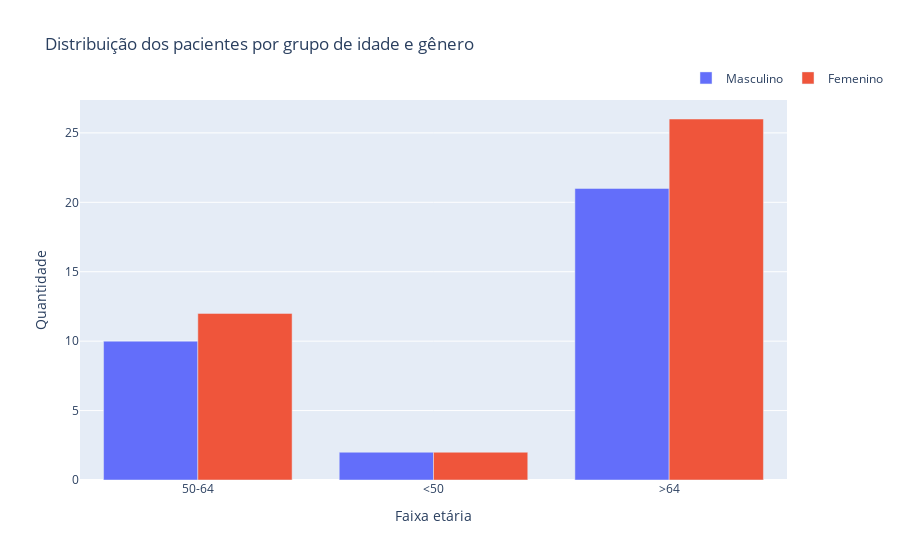
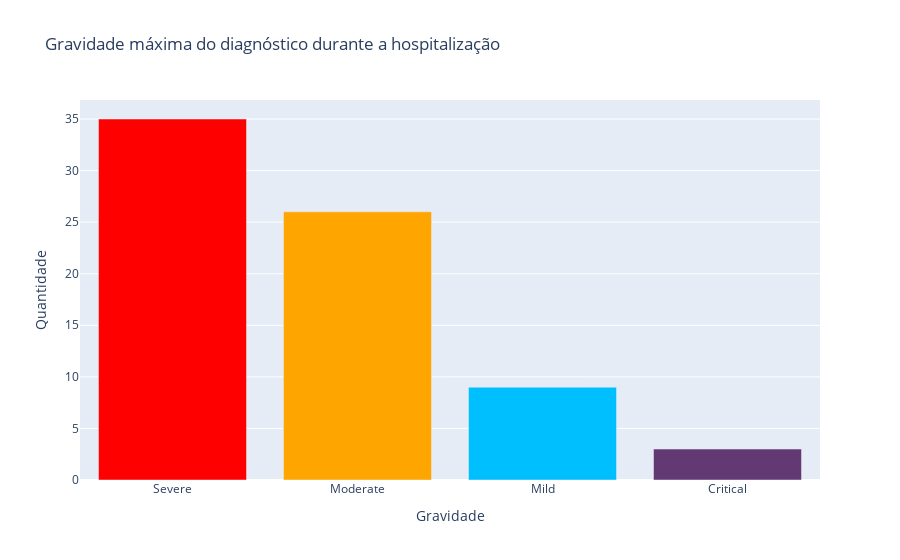
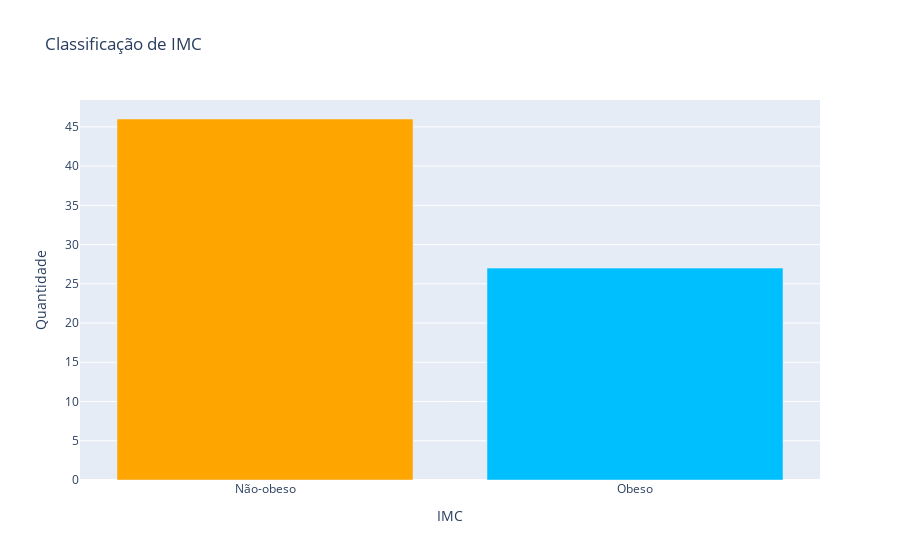
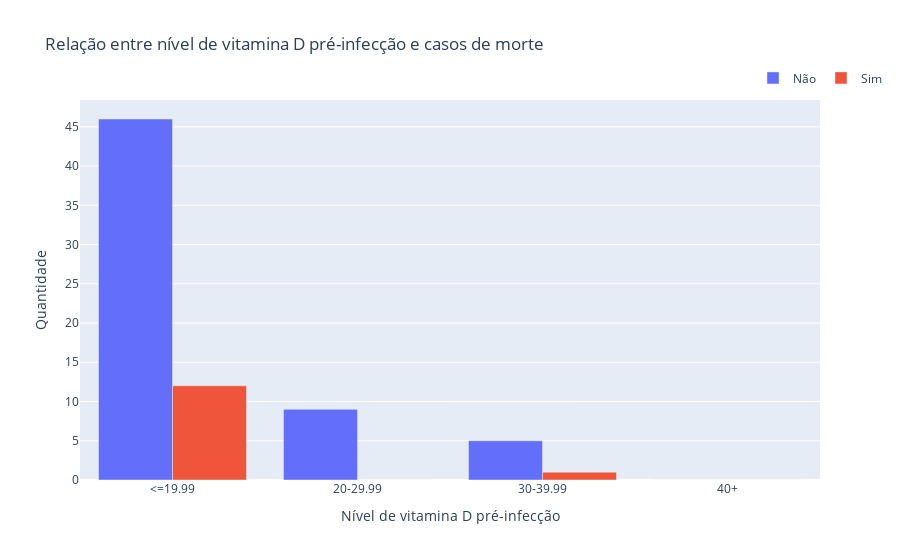

Notebook code cell kept with these figures, in order:
### Markdown cell above
### CLUSTER 2

### Code cell
plot_cluster(cluster2)

### Figure 1 — Plotly figure (JSON) as saved in the notebook; plotly's stock layout.template omitted (floating-point values rounded to 4 significant figures)
{"data": [{"name": "Masculino", "type": "bar", "x": ["50-64", "<50", ">64"], "y": [10, 2, 21]}, {"name": "Femenino", "type": "bar", "x": ["50-64", "<50", ">64"], "y": [12, 2, 26]}], "layout": {"barmode": "group", "legend": {"orientation": "h", "x": 1, "xanchor": "center", "y": 1.02, "yanchor": "bottom"}, "title": {"text": "Distribuição dos pacientes por grupo de idade e gênero"}, "xaxis": {"title": {"text": "Faixa etária"}}, "yaxis": {"title": {"text": "Quantidade"}}}}

### Figure 2 — Plotly figure (JSON) as saved in the notebook; plotly's stock layout.template omitted (floating-point values rounded to 4 significant figures)
{"data": [{"marker": {"color": ["#ff0000", "#ffa500", "#00bfff", "#633974"]}, "type": "bar", "x": ["Severe", "Moderate", "Mild", "Critical"], "y": [35, 26, 9, 3]}], "layout": {"title": {"text": "Gravidade máxima do diagnóstico durante a hospitalização"}, "xaxis": {"title": {"text": "Gravidade"}}, "yaxis": {"title": {"text": "Quantidade"}}}}

### Figure 3 — Plotly figure (JSON) as saved in the notebook; plotly's stock layout.template omitted (floating-point values rounded to 4 significant figures)
{"data": [{"marker": {"color": ["#ffa500", "#00bfff"]}, "type": "bar", "x": ["Não-obeso", "Obeso"], "y": [46, 27]}], "layout": {"title": {"text": "Classificação de IMC"}, "xaxis": {"title": {"text": "IMC"}}, "yaxis": {"title": {"text": "Quantidade"}}}}

### Figure 4 — Plotly figure (JSON) as saved in the notebook; plotly's stock layout.template omitted (floating-point values rounded to 4 significant figures)
{"data": [{"name": "Não", "type": "bar", "x": ["<=19.99", "20-29.99", "30-39.99", "40+"], "y": [46, 9, 5, 0]}, {"name": "Sim", "type": "bar", "x": ["<=19.99", "20-29.99", "30-39.99", "40+"], "y": [12, 0, 1, 0]}], "layout": {"barmode": "group", "legend": {"orientation": "h", "x": 1, "xanchor": "center", "y": 1.02, "yanchor": "bottom"}, "title": {"text": "Relação entre nível de vitamina D pré-infecção e casos de morte"}, "xaxis": {"title": {"text": "Nível de vitamina D pré-infecção"}}, "yaxis": {"title": {"text": "Quantidade"}}}}
